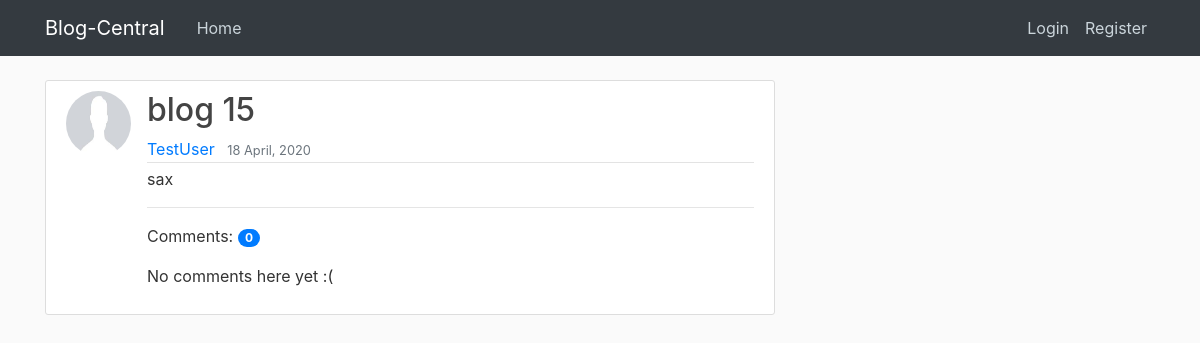
Page /post/14/ on the earlier database version.
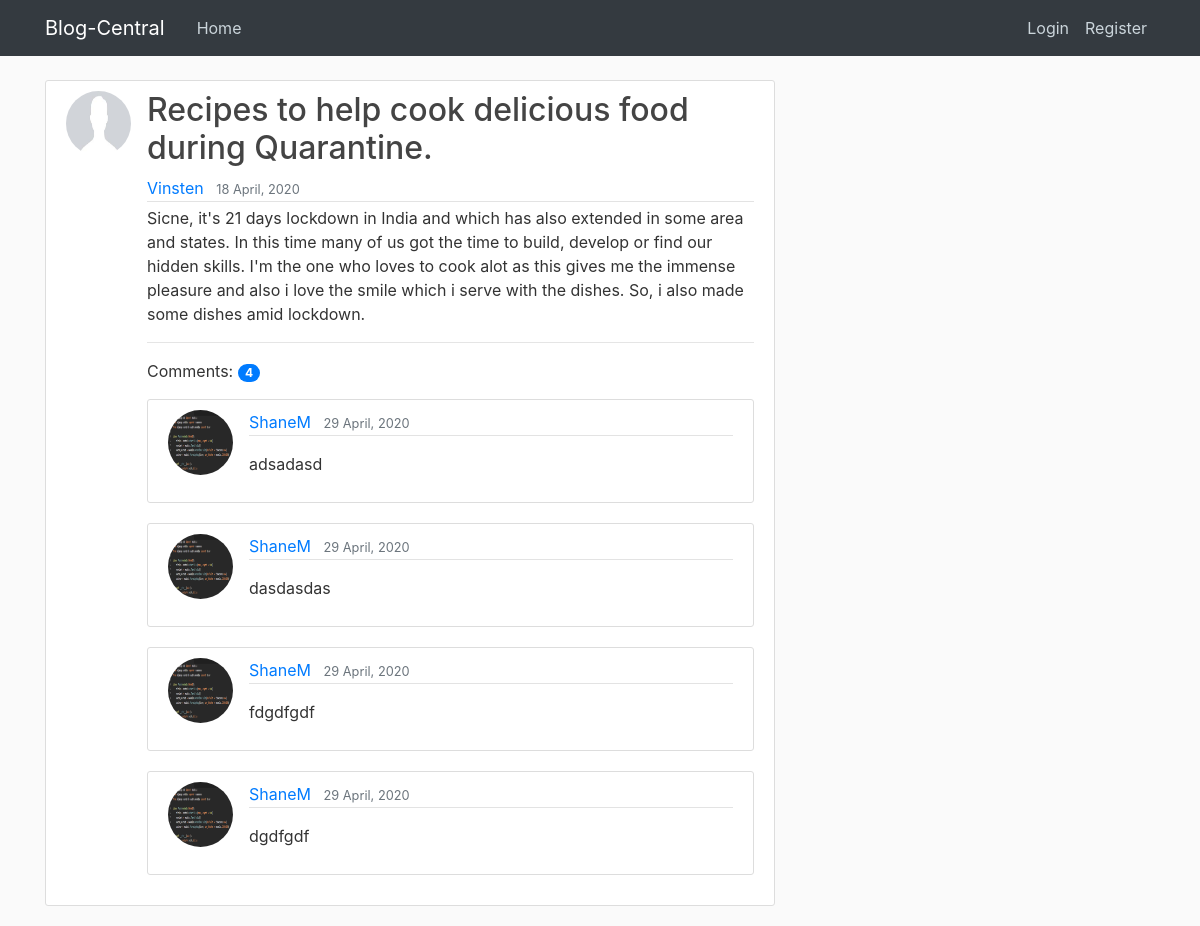
Same page on the later database version.
### blog/models.py (models this page shows, shortened)
class Post(models.Model):
    title = models.CharField(max_length = 100)
    content = models.TextField()
    date_posted = models.DateTimeField(default = timezone.now)
    author = models.ForeignKey(User, on_delete = models.CASCADE)

class Comment(models.Model):
    post = models.ForeignKey('blog.Post', on_delete=models.CASCADE, related_name='comments')
    author = models.ForeignKey(User, on_delete = models.CASCADE)
    content = models.TextField()
    date_posted = models.DateTimeField(default = timezone.now)

### users/models.py (models this page shows, shortened)
class Profile(models.Model):
    user = models.OneToOneField(User, on_delete = models.CASCADE)
    image = models.ImageField(default = 'default.jpg', upload_to =  'profile_pics')

### blog/views.py (the view)
# urls.py: path('post/<int:pk>/',  PostDetailView.as_view(), name= 'post-detail' ),
class PostDetailView(DetailView):
    model = Post

### blog/templates/blog/post_detail.html (shortened to what this page needs)
{% extends 'blog/base.html'%}
{% load crispy_forms_tags %}
{% block content %}
<article class="media content-section">
    <img class="rounded-circle article-img" src=" {{ object.author.profile.image.url }}" alt="">
    <div class="media-body">
        <h2 class="article-title">{{ object.title }}</h2>
        <div class="article-metadata">
            <div class="row">
                <div class="col-md-9">
                    <a class="mr-2" href="{% url 'user-posts' object.author.username %}">{{ object.author }}</a>
                    <small class="text-muted">{{ object.date_posted |date:"d F, Y" }}</small>
                </div>
                <div class="col-md-3">
                </div>
            </div>
        </div>
        <p class="article-content">{{ object.content }}</p>
        <hr>
        <div class="row">
            <div class="col-md-9">
              <p>Comments:
                  <span class="badge badge-primary badge-pill">{{ post.comments.count }}</span>
              </p>
            </div>
            <div class="col-md-3">
            </div>
        </div>
        {% for comment in post.comments.all %}
            <article class="media content-section">
                <img class="rounded-circle article-img" src=" {{ comment.author.profile.image.url }}" alt="">
                <div class="media-body">
                    <div class="article-metadata">
                        <a class="mr-2" href="{% url 'user-posts' post.author.username %}">{{ comment.author }}</a>
                        <small class="text-muted">{{ comment.date_posted |date:"d F, Y" }}</small>
                    </div>
                    <p class="article-content">{{ comment.content|linebreaks }}</p>
                </div>
            </article>
        {% empty %}
            <p>No comments here yet :(</p>
        {% endfor %}
    </div>
</article>
{% endblock content %}

Differences in the rows shown:
changed Post: title "blog 15" → "Recipes to help cook delicious food during Quarantine."; author "TestUser" → "Vinsten"; content "sax" → "Sicne, it's 21 days lockdown in India and which has also extended in some area and states. In this time many of us got the time to build, develop or find our hidden skills. I'm the one who loves to cook alot as this gives me the immense pleasure and also i love the smile which i serve with the dishes. So, i also made some dishes amid lockdown."; comments.count "0" → "4"
added Comment: author.profile.image (picture), author "ShaneM", date_posted "29 April, 2020", content "adsadasd"
added Comment: author.profile.image (picture), author "ShaneM", date_posted "29 April, 2020", content "dasdasdas"
added Comment: author.profile.image (picture), author "ShaneM", date_posted "29 April, 2020", content "fdgdfgdf"
added Comment: author.profile.image (picture), author "ShaneM", date_posted "29 April, 2020", content "dgdfgdf"
Other differences:
text no longer shown: "No comments here yet :("
